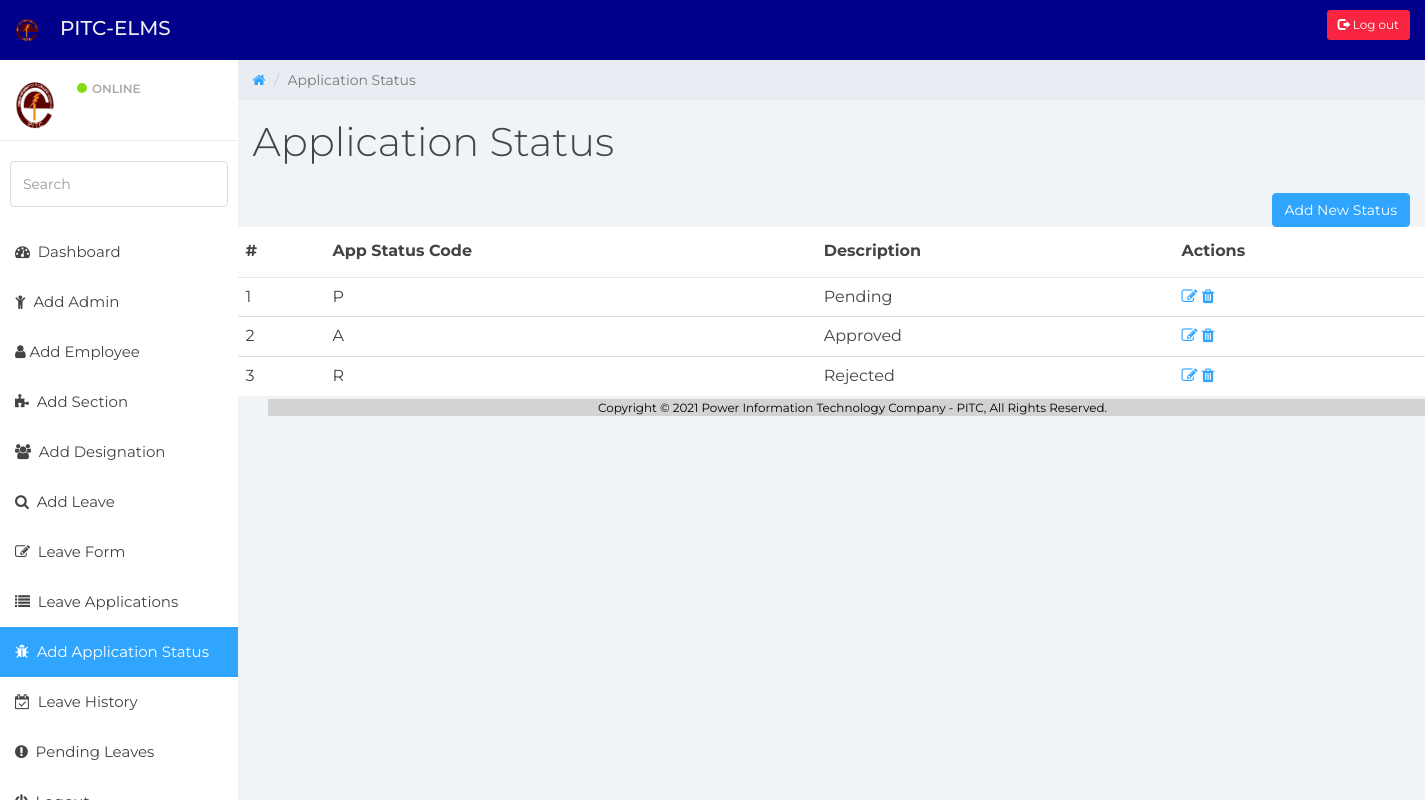
Screenshot of /app_status.php with the database file from the repository.
### tables this page shows
CREATE TABLE `app_status` (
  `status_id` int(11) NOT NULL,
  `app_status_code` varchar(10) NOT NULL,
  `app_status_description` text NOT NULL
);

### read.php (called while the page is built, shortened)
<?php
function app_status(){
  require_once'connection.php';
  $conn->setAttribute(PDO::ATTR_ERRMODE, PDO::ERRMODE_EXCEPTION);
  $stmt4= $conn->prepare("SELECT* FROM app_status");
  $stmt4->execute();
  $apps = $stmt4->fetchAll(PDO::FETCH_ASSOC);
  return $apps;
}
?>

### app_status.php (the view, shortened to what this page needs)
<?php
require("read.php");
include("header.php");
?>
<!DOCTYPE html>
<html>
<head>
	<link href="css/bootstrap.min.css" rel="stylesheet">
	<link href="css/font-awesome.min.css" rel="stylesheet">
	<link href="css/datepicker3.css" rel="stylesheet">
	<link href="css/styles.css" rel="stylesheet">
</head>
<body>
<div class="container-lg">
	<?php include("nav-bar.php");?>
	<div class="col-sm-9 col-sm-offset-3 col-lg-10 col-lg-offset-2 main">
		<div class="row">
			<ol class="breadcrumb">
				<li><a href="index.php">
					<em class="fa fa-home"></em>
				</a></li>
				<li class="active">Application Status</li>
			</ol>
		</div>
		<div class="row">
			<div class="col-lg-12">
				<h1 class="page-header">Application Status</h1>
                <button class="btn btn-primary btn-md" type ="submit" onclick="location.href='addAppStatus.php'" style="float: right;" >Add New Status</button>
            </div>
        <table class="table">
  <thead>
    <tr>
      <th scope="col">#</th>
      <th scope="col">App Status Code</th>
      <th scope="col">Description</th>
      <th scope="col">Actions </th>
    </tr>
  </thead>
  <tbody>
    <?php
	$apps = app_status();
	foreach ($apps as $app): ?>
            <tr>
			<td><?=$app['status_id']?></td>
                <td><?=$app['app_status_code']?></td>
                <td><?=$app['app_status_description']?></td>
                <td class="actions">
                <a href="updateAppStatus.php?id=<?=$app['status_id']?>" title = "Update Record"><i class="fa fa-edit"></i></a>
                    <a href="delete_AppStatus.php?id=<?=$app['status_id']?>" title = "Delete Record" onclick="return confirm('Are You Sure You Want To Delete This Record ?')"><i class="fa fa-trash"></i></a>
                </td>
            </tr>
            <?php endforeach; ?>
        </tbody>
    </table>
	</div>
</body>
<footer>
<?php include("footer.php");?>
</footer>
</html>

### css/styles.css (style rules this page uses)
body { background: #f1f4f7; padding-top: 60px; font-size: 14px; color: #444444; font-family: "Montserrat", "Helvetica Neue", Helvetica, Arial, sans-serif; }
a, a:hover, a:focus { color: #30a5ff; }
h1, h2, h3, h4, h5, h6 { color: #444444; }
h1 { font-weight: 300; font-size: 40px; }
.btn-primary, .btn-primary:hover, .btn-primary:focus, .btn-primary:active, .btn-primary.active, .open > .dropdown-toggle.btn-primary, .btn-primary.disabled, .btn-primary[disabled], fieldset[disabled] .btn-primary, .btn-primary.disabled:hover, .btn-primary[disabled]:hover, fieldset[disabled] .btn-primary:hover, .btn-primary.disabled:focus, .btn-primary[disabled]:focus, fieldset[disabled] .btn-primary:focus, .btn-primary.disabled:active, .btn-primary[disabled]:active, fieldset[disabled] .btn-primary:active, .btn-primary.disabled.active, .btn-primary[disabled].active, fieldset[disabled] .btn-primary.active { background-color: #30a5ff; border-color: #30a5ff; }
.breadcrumb { border-radius: 0; padding: 10px 15px 10px 15px; background: #e9ecf2; margin: 0; }
h1.page-header { margin-top: 20px; border-bottom: 0; }
.table { background: #fff; }
.table > thead > tr > th { border-bottom: 1px solid #e6e7e8; vertical-align: middle; height: 50px; }

### rows the page displays
app_status: status_id "1", app_status_code "P", app_status_description "Pending"
app_status: status_id "2", app_status_code "A", app_status_description "Approved"
app_status: status_id "3", app_status_code "R", app_status_description "Rejected"
